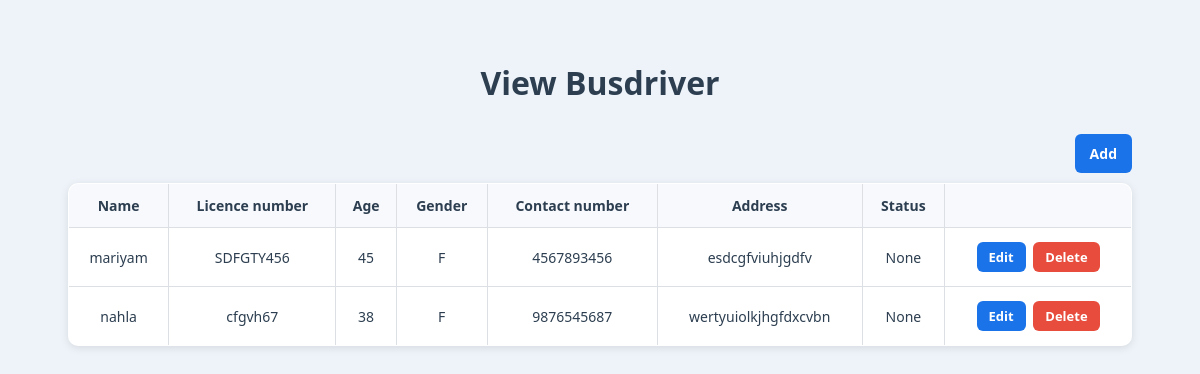
The page /ViewBusDriver on the database as committed earlier.
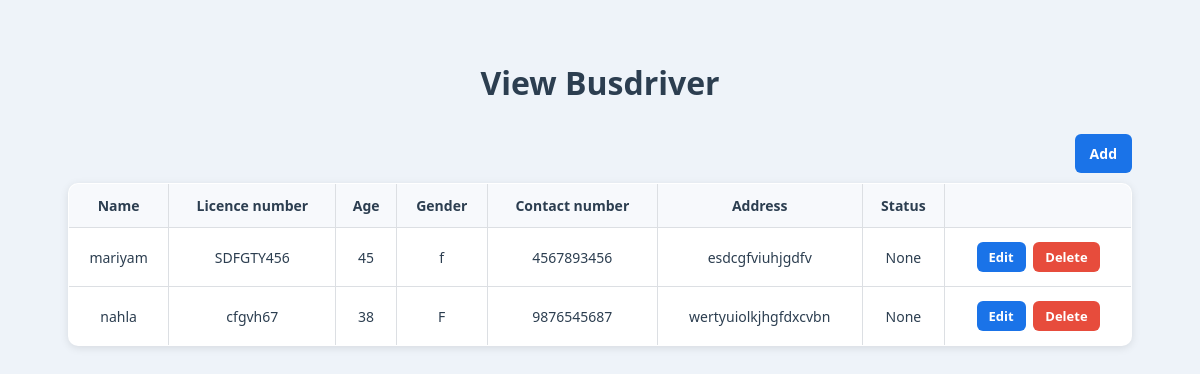
The same page on the database as committed later.
### BuzbeeApp/models.py (models this page shows)
class DriverTable(models.Model):
    Driver_Name = models.CharField(max_length=30, blank=True, null=True)
    Address = models.CharField(max_length=30, blank=True, null=True)
    Licence_NO = models.CharField(max_length=16,blank=True,null=True)
    Age = models.IntegerField(blank=True,null=True)
    Contact_NO = models.BigIntegerField(blank=True,null=True)
    Gender = models.CharField(max_length=2,blank=True,null=True)
    Status = models.CharField(max_length=8,blank=True,null=True)
    Latitude =models.FloatField(blank=True,null=True)
    Longitude =models.FloatField(blank=True,null=True)
    LOGIN = models.ForeignKey(LoginTable, on_delete=models.CASCADE, null=True,blank=True)
    OWNER = models.ForeignKey(OwnerTable, on_delete=models.CASCADE,blank=True,null=True)

### BuzbeeApp/views.py (the view)
# urls.py: path('ViewBusDriver',ViewBusDriver.as_view(),name="ViewBusDriver"),
class ViewBusDriver(View):
    def get(self,request):
        obj=DriverTable.objects.all()
        return render(request,"owner/viewbusdriver.html",{'val':obj})

### templates/owner/viewbusdriver.html (shortened to what this page needs)
<!DOCTYPE html>
<html lang="en">
<head>
</head>
<body>
  <h1>View Busdriver</h1>
  <div class="table-container">
    <div class="table-header">
      <a href="/DriverRegister" class="btn-add">Add</a>
    </div>
    <table>
      <tr>
        <th>Name</th>
        <th>Licence number</th>
        <th>Age</th>
        <th>Gender</th>
        <th>Contact number</th>
        <th>Address</th>
        <th>Status</th>
        <th></th>
      </tr>
      {% for i in val %}
      <tr>
        <td>{{ i.Driver_Name }}</td>
        <td>{{ i.Licence_NO }}</td>
        <td>{{ i.Age }}</td>
        <td>{{ i.Gender }}</td>
        <td>{{ i.Contact_NO }}</td>
        <td>{{ i.Address }}</td>
        <td>{{ i.Status }}</td>
        <td>
          <a href="/EditBusDriver/{{ i.id }}" class="btn btn-edit">Edit</a>
          <a href="/DeleteBusDriver/{{ i.LOGIN.id }}" class="btn btn-delete">Delete</a>
        </td>
      </tr>
      {% endfor %}
    </table>
  </div>
</body>
</html>

Rows that differ between the two databases and show on the page:
changed DriverTable "mariyam": Gender "F" → "f"
